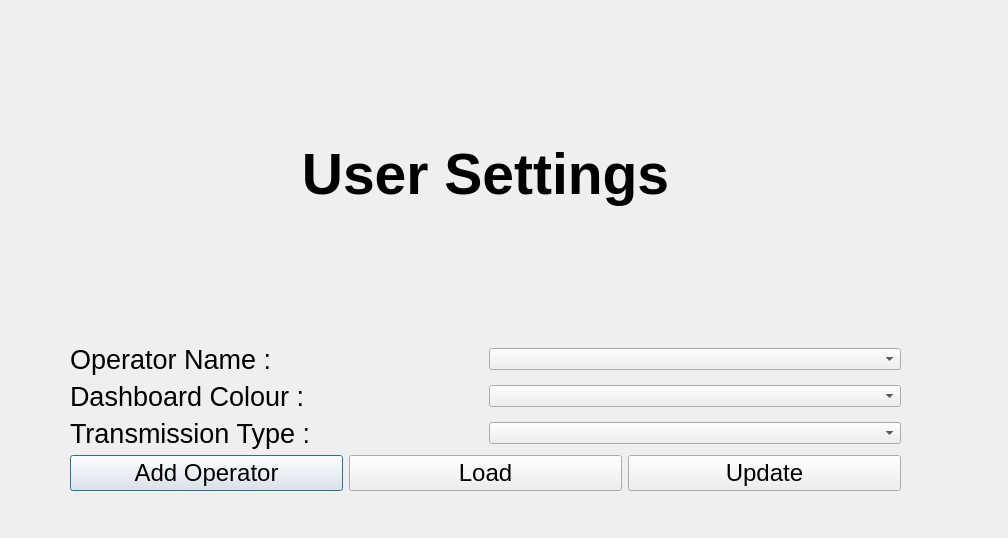
<?xml version="1.0" encoding="UTF-8"?>
<ui version="4.0">
 <class>UserSettings</class>
 <widget class="QDialog" name="UserSettings">
  <property name="geometry">
   <rect>
    <x>0</x>
    <y>0</y>
    <width>1008</width>
    <height>538</height>
   </rect>
  </property>
  <property name="windowTitle">
   <string>Dialog</string>
  </property>
  <widget class="QWidget" name="layoutWidget">
   <property name="geometry">
    <rect>
     <x>70</x>
     <y>10</y>
     <width>831</width>
     <height>481</height>
    </rect>
   </property>
   <layout class="QVBoxLayout" name="verticalLayout_2">
    <item>
     <widget class="QLabel" name="label">
      <property name="font">
       <font>
        <pointsize>43</pointsize>
        <bold>true</bold>
       </font>
      </property>
      <property name="text">
       <string>User Settings</string>
      </property>
      <property name="alignment">
       <set>Qt::AlignCenter</set>
      </property>
     </widget>
    </item>
    <item>
     <layout class="QVBoxLayout" name="verticalLayout" stretch="5,5,5">
      <property name="sizeConstraint">
       <enum>QLayout::SetMinimumSize</enum>
      </property>
      <item>
       <layout class="QHBoxLayout" name="horizontalLayout">
        <item>
         <widget class="QLabel" name="label_2">
          <property name="font">
           <font>
            <pointsize>20</pointsize>
           </font>
          </property>
          <property name="text">
           <string>Operator Name : </string>
          </property>
         </widget>
        </item>
        <item>
         <widget class="QComboBox" name="comboBox">
          <property name="iconSize">
           <size>
            <width>46</width>
            <height>46</height>
           </size>
          </property>
         </widget>
        </item>
       </layout>
      </item>
      <item>
       <layout class="QHBoxLayout" name="horizontalLayout_2">
        <item>
         <widget class="QLabel" name="label_4">
          <property name="font">
           <font>
            <pointsize>20</pointsize>
           </font>
          </property>
          <property name="text">
           <string>Dashboard Colour : </string>
          </property>
         </widget>
        </item>
        <item>
         <widget class="QComboBox" name="comboBox_3"/>
        </item>
       </layout>
      </item>
      <item>
       <layout class="QHBoxLayout" name="horizontalLayout_3">
        <item>
         <widget class="QLabel" name="label_3">
          <property name="font">
           <font>
            <pointsize>20</pointsize>
           </font>
          </property>
          <property name="text">
           <string>Transmission Type : </string>
          </property>
         </widget>
        </item>
        <item>
         <widget class="QComboBox" name="comboBox_4"/>
        </item>
       </layout>
      </item>
     </layout>
    </item>
    <item>
     <layout class="QHBoxLayout" name="horizontalLayout_4">
      <item>
       <widget class="QPushButton" name="AddOperator_Button">
        <property name="font">
         <font>
          <pointsize>18</pointsize>
         </font>
        </property>
        <property name="text">
         <string>Add Operator</string>
        </property>
        <property name="iconSize">
         <size>
          <width>69</width>
          <height>63</height>
         </size>
        </property>
       </widget>
      </item>
      <item>
       <widget class="QPushButton" name="Load_Button">
        <property name="font">
         <font>
          <pointsize>18</pointsize>
         </font>
        </property>
        <property name="text">
         <string>Load</string>
        </property>
       </widget>
      </item>
      <item>
       <widget class="QPushButton" name="Update_button">
        <property name="font">
         <font>
          <pointsize>18</pointsize>
         </font>
        </property>
        <property name="text">
         <string>Update</string>
        </property>
       </widget>
      </item>
     </layout>
    </item>
   </layout>
  </widget>
 </widget>
 <resources/>
 <connections/>
</ui>
